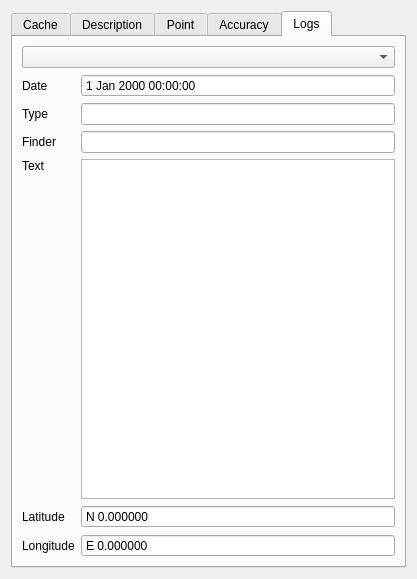
<?xml version="1.0" encoding="UTF-8"?>
<ui version="4.0">
 <class>MainWidget</class>
 <widget class="QWidget" name="MainWidget">
  <property name="geometry">
   <rect>
    <x>0</x>
    <y>0</y>
    <width>417</width>
    <height>579</height>
   </rect>
  </property>
  <property name="windowTitle">
   <string>MainWidget</string>
  </property>
  <layout class="QVBoxLayout" name="verticalLayout">
   <item>
    <widget class="QTabWidget" name="tabWidget">
     <property name="tabShape">
      <enum>QTabWidget::Rounded</enum>
     </property>
     <property name="currentIndex">
      <number>4</number>
     </property>
     <widget class="QWidget" name="cache">
      <attribute name="title">
       <string>Cache</string>
      </attribute>
      <layout class="QGridLayout" name="gridLayout">
       <item row="0" column="0">
        <widget class="QLabel" name="cache_name_label">
         <property name="text">
          <string>Name</string>
         </property>
        </widget>
       </item>
       <item row="0" column="1">
        <widget class="QLineEdit" name="cache_name">
         <property name="readOnly">
          <bool>true</bool>
         </property>
        </widget>
       </item>
       <item row="1" column="0">
        <widget class="QLabel" name="cache_placedby_label">
         <property name="text">
          <string>Placed By</string>
         </property>
        </widget>
       </item>
       <item row="1" column="1">
        <widget class="QLineEdit" name="cache_placedby">
         <property name="readOnly">
          <bool>true</bool>
         </property>
        </widget>
       </item>
       <item row="2" column="0">
        <widget class="QLabel" name="cache_owner_label">
         <property name="text">
          <string>Owner</string>
         </property>
        </widget>
       </item>
       <item row="2" column="1">
        <widget class="QLineEdit" name="cache_owner">
         <property name="readOnly">
          <bool>true</bool>
         </property>
        </widget>
       </item>
       <item row="3" column="0">
        <widget class="QLabel" name="cache_type_label">
         <property name="text">
          <string>Type</string>
         </property>
        </widget>
       </item>
       <item row="3" column="1">
        <widget class="QLineEdit" name="cache_type">
         <property name="readOnly">
          <bool>true</bool>
         </property>
        </widget>
       </item>
       <item row="4" column="0">
        <widget class="QLabel" name="cache_container_label">
         <property name="text">
          <string>Container</string>
         </property>
        </widget>
       </item>
       <item row="4" column="1">
        <widget class="QLineEdit" name="cache_container">
         <property name="readOnly">
          <bool>true</bool>
         </property>
        </widget>
       </item>
       <item row="5" column="0">
        <widget class="QLabel" name="cache_difficulty_label">
         <property name="text">
          <string>Difficulty</string>
         </property>
        </widget>
       </item>
       <item row="5" column="1">
        <widget class="QDoubleSpinBox" name="cache_difficulty">
         <property name="readOnly">
          <bool>true</bool>
         </property>
         <property name="buttonSymbols">
          <enum>QAbstractSpinBox::NoButtons</enum>
         </property>
         <property name="decimals">
          <number>1</number>
         </property>
        </widget>
       </item>
       <item row="6" column="0">
        <widget class="QLabel" name="cache_terrain_label">
         <property name="text">
          <string>Terrain</string>
         </property>
        </widget>
       </item>
       <item row="6" column="1">
        <widget class="QDoubleSpinBox" name="cache_terrain">
         <property name="readOnly">
          <bool>true</bool>
         </property>
         <property name="buttonSymbols">
          <enum>QAbstractSpinBox::NoButtons</enum>
         </property>
         <property name="decimals">
          <number>1</number>
         </property>
        </widget>
       </item>
       <item row="7" column="0">
        <widget class="QLabel" name="cache_country_label">
         <property name="text">
          <string>Country</string>
         </property>
        </widget>
       </item>
       <item row="7" column="1">
        <widget class="QLineEdit" name="cache_country">
         <property name="readOnly">
          <bool>true</bool>
         </property>
        </widget>
       </item>
       <item row="8" column="0">
        <widget class="QLabel" name="cache_state_label">
         <property name="text">
          <string>State</string>
         </property>
        </widget>
       </item>
       <item row="8" column="1">
        <widget class="QLineEdit" name="cache_state">
         <property name="readOnly">
          <bool>true</bool>
         </property>
        </widget>
       </item>
       <item row="9" column="0">
        <widget class="QLabel" name="cache_shortdescription_label">
         <property name="text">
          <string>Short Description</string>
         </property>
        </widget>
       </item>
       <item row="9" column="1">
        <widget class="QTextEdit" name="cache_shortdescription">
         <property name="readOnly">
          <bool>true</bool>
         </property>
        </widget>
       </item>
       <item row="10" column="0">
        <widget class="QLabel" name="cache_longdescription_label">
         <property name="text">
          <string>Long Description</string>
         </property>
        </widget>
       </item>
       <item row="10" column="1">
        <widget class="QTextEdit" name="cache_longdescription">
         <property name="readOnly">
          <bool>true</bool>
         </property>
        </widget>
       </item>
       <item row="11" column="0">
        <widget class="QLabel" name="cache_encodedhints_label">
         <property name="text">
          <string>Encoded Hints</string>
         </property>
        </widget>
       </item>
       <item row="11" column="1">
        <widget class="QTextEdit" name="cache_encodedhints">
         <property name="readOnly">
          <bool>true</bool>
         </property>
        </widget>
       </item>
      </layout>
     </widget>
     <widget class="QWidget" name="description">
      <attribute name="title">
       <string>Description</string>
      </attribute>
      <layout class="QGridLayout" name="gridLayout_2">
       <item row="0" column="0">
        <widget class="QLabel" name="description_name_label">
         <property name="text">
          <string>Name</string>
         </property>
        </widget>
       </item>
       <item row="0" column="1">
        <widget class="QLineEdit" name="description_name">
         <property name="readOnly">
          <bool>true</bool>
         </property>
        </widget>
       </item>
       <item row="1" column="0">
        <widget class="QLabel" name="description_link_label">
         <property name="text">
          <string>Link</string>
         </property>
        </widget>
       </item>
       <item row="1" column="1">
        <widget class="QPushButton" name="description_link">
         <property name="text">
          <string/>
         </property>
        </widget>
       </item>
       <item row="2" column="0">
        <widget class="QLabel" name="description_comments_label">
         <property name="text">
          <string>Comments</string>
         </property>
        </widget>
       </item>
       <item row="5" column="0">
        <widget class="QLabel" name="description_type_label">
         <property name="text">
          <string>Type</string>
         </property>
        </widget>
       </item>
       <item row="5" column="1">
        <widget class="QLineEdit" name="description_type">
         <property name="readOnly">
          <bool>true</bool>
         </property>
        </widget>
       </item>
       <item row="4" column="1">
        <widget class="QTextEdit" name="description_source"/>
       </item>
       <item row="4" column="0">
        <widget class="QLabel" name="description_source_label">
         <property name="text">
          <string>Source</string>
         </property>
        </widget>
       </item>
       <item row="2" column="1" rowspan="2">
        <widget class="QTextEdit" name="description_comments"/>
       </item>
      </layout>
     </widget>
     <widget class="QWidget" name="point">
      <attribute name="title">
       <string>Point</string>
      </attribute>
      <layout class="QGridLayout" name="gridLayout_3">
       <item row="0" column="0">
        <widget class="QLabel" name="point_latitude_label">
         <property name="text">
          <string>Latitude</string>
         </property>
        </widget>
       </item>
       <item row="0" column="1">
        <widget class="QDoubleSpinBox" name="point_latitude">
         <property name="readOnly">
          <bool>true</bool>
         </property>
         <property name="buttonSymbols">
          <enum>QAbstractSpinBox::NoButtons</enum>
         </property>
         <property name="prefix">
          <string>N </string>
         </property>
         <property name="decimals">
          <number>6</number>
         </property>
         <property name="minimum">
          <double>-9999.989999999999782</double>
         </property>
         <property name="maximum">
          <double>9999.989999999999782</double>
         </property>
        </widget>
       </item>
       <item row="1" column="0">
        <widget class="QLabel" name="point_longitude_label">
         <property name="text">
          <string>Longitude</string>
         </property>
        </widget>
       </item>
       <item row="1" column="1">
        <widget class="QDoubleSpinBox" name="point_longitude">
         <property name="readOnly">
          <bool>true</bool>
         </property>
         <property name="buttonSymbols">
          <enum>QAbstractSpinBox::NoButtons</enum>
         </property>
         <property name="prefix">
          <string>E </string>
         </property>
         <property name="decimals">
          <number>6</number>
         </property>
         <property name="minimum">
          <double>-9999.989999999999782</double>
         </property>
         <property name="maximum">
          <double>9999.989999999999782</double>
         </property>
        </widget>
       </item>
       <item row="2" column="0">
        <widget class="QLabel" name="point_time_label">
         <property name="text">
          <string>Time</string>
         </property>
        </widget>
       </item>
       <item row="2" column="1">
        <widget class="QDateTimeEdit" name="point_time">
         <property name="readOnly">
          <bool>true</bool>
         </property>
         <property name="buttonSymbols">
          <enum>QAbstractSpinBox::NoButtons</enum>
         </property>
         <property name="displayFormat">
          <string>M/d/yy H:mm</string>
         </property>
        </widget>
       </item>
       <item row="3" column="0">
        <widget class="QLabel" name="point_elevation_label">
         <property name="text">
          <string>Elevation</string>
         </property>
        </widget>
       </item>
       <item row="3" column="1">
        <widget class="QDoubleSpinBox" name="point_elevation">
         <property name="readOnly">
          <bool>true</bool>
         </property>
         <property name="buttonSymbols">
          <enum>QAbstractSpinBox::NoButtons</enum>
         </property>
         <property name="suffix">
          <string> m</string>
         </property>
         <property name="decimals">
          <number>6</number>
         </property>
         <property name="minimum">
          <double>-999999.989999999990687</double>
         </property>
         <property name="maximum">
          <double>999999.989999999990687</double>
         </property>
        </widget>
       </item>
       <item row="4" column="0">
        <widget class="QLabel" name="point_geoidheight_label">
         <property name="text">
          <string>GeoIdHeight</string>
         </property>
        </widget>
       </item>
       <item row="4" column="1">
        <widget class="QDoubleSpinBox" name="point_geoidheight">
         <property name="readOnly">
          <bool>true</bool>
         </property>
         <property name="buttonSymbols">
          <enum>QAbstractSpinBox::NoButtons</enum>
         </property>
         <property name="suffix">
          <string> m</string>
         </property>
         <property name="decimals">
          <number>6</number>
         </property>
         <property name="minimum">
          <double>-999999.989999999990687</double>
         </property>
         <property name="maximum">
          <double>999999.989999999990687</double>
         </property>
        </widget>
       </item>
       <item row="5" column="0">
        <widget class="QLabel" name="point_symbol_label">
         <property name="text">
          <string>Symbol</string>
         </property>
        </widget>
       </item>
       <item row="5" column="1">
        <widget class="QLineEdit" name="point_symbol">
         <property name="readOnly">
          <bool>true</bool>
         </property>
        </widget>
       </item>
      </layout>
     </widget>
     <widget class="QWidget" name="accuracy">
      <attribute name="title">
       <string>Accuracy</string>
      </attribute>
      <layout class="QGridLayout" name="gridLayout_4">
       <item row="0" column="0">
        <widget class="QLabel" name="accuracy_fix_label">
         <property name="text">
          <string>Fix</string>
         </property>
         <property name="textFormat">
          <enum>Qt::LogText</enum>
         </property>
        </widget>
       </item>
       <item row="0" column="1">
        <widget class="QLineEdit" name="accuracy_fix">
         <property name="readOnly">
          <bool>true</bool>
         </property>
        </widget>
       </item>
       <item row="1" column="0">
        <widget class="QLabel" name="accuracy_magvar_label">
         <property name="text">
          <string>Magnetic Variation</string>
         </property>
        </widget>
       </item>
       <item row="1" column="1">
        <widget class="QDoubleSpinBox" name="accuracy_magvar">
         <property name="readOnly">
          <bool>true</bool>
         </property>
         <property name="buttonSymbols">
          <enum>QAbstractSpinBox::NoButtons</enum>
         </property>
         <property name="minimum">
          <double>-9999.989999999999782</double>
         </property>
         <property name="maximum">
          <double>9999.989999999999782</double>
         </property>
        </widget>
       </item>
       <item row="2" column="0">
        <widget class="QLabel" name="accuracy_hdop_label">
         <property name="text">
          <string>Horizontal DOP</string>
         </property>
        </widget>
       </item>
       <item row="2" column="1">
        <widget class="QDoubleSpinBox" name="accuracy_hdop">
         <property name="readOnly">
          <bool>true</bool>
         </property>
         <property name="buttonSymbols">
          <enum>QAbstractSpinBox::NoButtons</enum>
         </property>
         <property name="minimum">
          <double>-9999.989999999999782</double>
         </property>
         <property name="maximum">
          <double>9999.989999999999782</double>
         </property>
        </widget>
       </item>
       <item row="3" column="0">
        <widget class="QLabel" name="accuracy_vdop_label">
         <property name="text">
          <string>Vertical DOP</string>
         </property>
        </widget>
       </item>
       <item row="3" column="1">
        <widget class="QDoubleSpinBox" name="accuracy_vdop">
         <property name="readOnly">
          <bool>true</bool>
         </property>
         <property name="buttonSymbols">
          <enum>QAbstractSpinBox::NoButtons</enum>
         </property>
         <property name="minimum">
          <double>-9999.989999999999782</double>
         </property>
         <property name="maximum">
          <double>9999.989999999999782</double>
         </property>
        </widget>
       </item>
       <item row="4" column="0">
        <widget class="QLabel" name="accuracy_pdop_label">
         <property name="text">
          <string>Position DOP</string>
         </property>
        </widget>
       </item>
       <item row="4" column="1">
        <widget class="QDoubleSpinBox" name="accuracy_pdop">
         <property name="readOnly">
          <bool>true</bool>
         </property>
         <property name="buttonSymbols">
          <enum>QAbstractSpinBox::NoButtons</enum>
         </property>
         <property name="minimum">
          <double>-9999.989999999999782</double>
         </property>
         <property name="maximum">
          <double>9999.989999999999782</double>
         </property>
        </widget>
       </item>
       <item row="5" column="0">
        <widget class="QLabel" name="accuracy_ageofdgpsdata_label">
         <property name="text">
          <string>Age of DGPS Data</string>
         </property>
        </widget>
       </item>
       <item row="5" column="1">
        <widget class="QDoubleSpinBox" name="accuracy_ageofdgpsdata">
         <property name="readOnly">
          <bool>true</bool>
         </property>
         <property name="buttonSymbols">
          <enum>QAbstractSpinBox::NoButtons</enum>
         </property>
         <property name="minimum">
          <double>-9999.989999999999782</double>
         </property>
         <property name="maximum">
          <double>9999.989999999999782</double>
         </property>
        </widget>
       </item>
       <item row="6" column="0">
        <widget class="QLabel" name="accuracy_satelites_label">
         <property name="text">
          <string>Satelites</string>
         </property>
        </widget>
       </item>
       <item row="7" column="0">
        <widget class="QLabel" name="accuracy_dgpsid_label">
         <property name="text">
          <string>DGPS ID</string>
         </property>
        </widget>
       </item>
       <item row="7" column="1">
        <widget class="QSpinBox" name="accuracy_dgpsid">
         <property name="readOnly">
          <bool>true</bool>
         </property>
         <property name="buttonSymbols">
          <enum>QAbstractSpinBox::NoButtons</enum>
         </property>
         <property name="maximum">
          <number>9999</number>
         </property>
        </widget>
       </item>
       <item row="6" column="1">
        <widget class="QSpinBox" name="accuracy_satelites">
         <property name="readOnly">
          <bool>true</bool>
         </property>
         <property name="buttonSymbols">
          <enum>QAbstractSpinBox::NoButtons</enum>
         </property>
         <property name="minimum">
          <number>0</number>
         </property>
         <property name="maximum">
          <number>9999</number>
         </property>
        </widget>
       </item>
      </layout>
     </widget>
     <widget class="QWidget" name="logs">
      <attribute name="title">
       <string>Logs</string>
      </attribute>
      <layout class="QGridLayout" name="gridLayout_5">
       <item row="0" column="0" colspan="2">
        <widget class="QComboBox" name="logs_selector"/>
       </item>
       <item row="1" column="0">
        <widget class="QLabel" name="logs_date_label">
         <property name="text">
          <string>Date</string>
         </property>
        </widget>
       </item>
       <item row="1" column="1">
        <widget class="QDateTimeEdit" name="logs_date">
         <property name="readOnly">
          <bool>true</bool>
         </property>
         <property name="buttonSymbols">
          <enum>QAbstractSpinBox::NoButtons</enum>
         </property>
        </widget>
       </item>
       <item row="2" column="0">
        <widget class="QLabel" name="logs_type_label">
         <property name="text">
          <string>Type</string>
         </property>
        </widget>
       </item>
       <item row="2" column="1">
        <widget class="QLineEdit" name="logs_type">
         <property name="readOnly">
          <bool>true</bool>
         </property>
        </widget>
       </item>
       <item row="3" column="0">
        <widget class="QLabel" name="logs_finder_label">
         <property name="text">
          <string>Finder</string>
         </property>
        </widget>
       </item>
       <item row="3" column="1">
        <widget class="QLineEdit" name="logs_finder">
         <property name="readOnly">
          <bool>true</bool>
         </property>
        </widget>
       </item>
       <item row="4" column="0">
        <widget class="QLabel" name="logs_text_label">
         <property name="text">
          <string>Text</string>
         </property>
         <property name="alignment">
          <set>Qt::AlignLeading|Qt::AlignLeft|Qt::AlignTop</set>
         </property>
        </widget>
       </item>
       <item row="4" column="1">
        <widget class="QTextEdit" name="logs_text">
         <property name="readOnly">
          <bool>true</bool>
         </property>
        </widget>
       </item>
       <item row="5" column="0">
        <widget class="QLabel" name="logs_latitude_label">
         <property name="text">
          <string>Latitude</string>
         </property>
        </widget>
       </item>
       <item row="5" column="1">
        <widget class="QDoubleSpinBox" name="logs_latitude">
         <property name="readOnly">
          <bool>true</bool>
         </property>
         <property name="buttonSymbols">
          <enum>QAbstractSpinBox::NoButtons</enum>
         </property>
         <property name="prefix">
          <string>N </string>
         </property>
         <property name="decimals">
          <number>6</number>
         </property>
        </widget>
       </item>
       <item row="6" column="0">
        <widget class="QLabel" name="logs_longitude_label">
         <property name="text">
          <string>Longitude</string>
         </property>
        </widget>
       </item>
       <item row="6" column="1">
        <widget class="QDoubleSpinBox" name="logs_longitude">
         <property name="readOnly">
          <bool>true</bool>
         </property>
         <property name="buttonSymbols">
          <enum>QAbstractSpinBox::NoButtons</enum>
         </property>
         <property name="prefix">
          <string>E </string>
         </property>
         <property name="decimals">
          <number>6</number>
         </property>
        </widget>
       </item>
      </layout>
     </widget>
    </widget>
   </item>
  </layout>
 </widget>
 <resources/>
 <connections/>
 <slots>
  <slot>open_description_link()</slot>
  <slot>logIndexSelected(int)</slot>
 </slots>
</ui>
